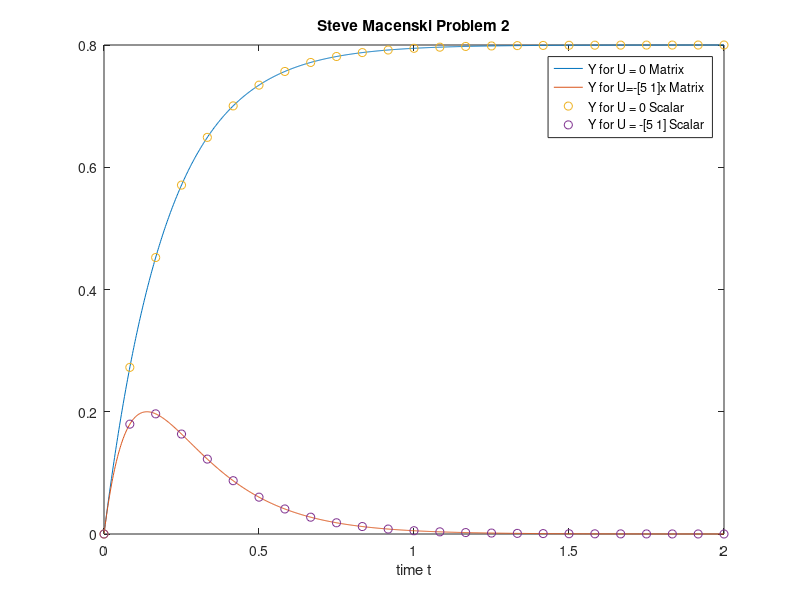

MATLAB code for this plot:
%AE353HW1PROB2
clear all 
%Defining matrix A's and initial condiditions 
a1 = [0 1; 0 -5];
a2 = [0 1; -50 -15];
xo = [0;4];

%Finding the eigenvalues, V = matrix with eigenvalues on diagonal  
[V1,D1] = eig(a1);
[V2,D2] = eig(a2);
V1
%Diagonalize A by V-1AV = Adiag
diagA1 = inv(V1)*a1*V1 
diagA2 = inv(V2)*a2*V2 


% % Finding the exponential function using for loop 
t = linspace(0,2,1e3);
for i = 1:length(t)
    x1(:,i) = expm(a1*t(i))*xo;
    x2(:,i) = expm(a2*t(i))*xo;
    
    %and for the diagonalized version
    x3(:,i) = V1*expm(diagA1*t(i))*inv(V1)*xo;
    x4(:,i) = V2*expm(diagA2*t(i))*inv(V2)*xo;
end

%Multiplying X result to find Y 
y1 = [1 0]*x1;
y2 = [1 0]*x2;
y3 = [1 0]*x3;
y4 = [1 0]*x4;
t1 = linspace(0,2,25)
y5 = 1/5*(4-4.*exp(-5*t1));
y6 = 4/5*(exp(-5*t1)+-exp(-10*t1));
%plotting
plot(t,y1,t,y2,t1,y5,'o',t1,y6,'o')
title('Steve Macenski Problem 2');
xlabel('time t');
legend('Y for U = 0 Matrix','Y for U=-[5 1]x Matrix','Y for U = 0 Scalar','Y for U = -[5 1] Scalar');